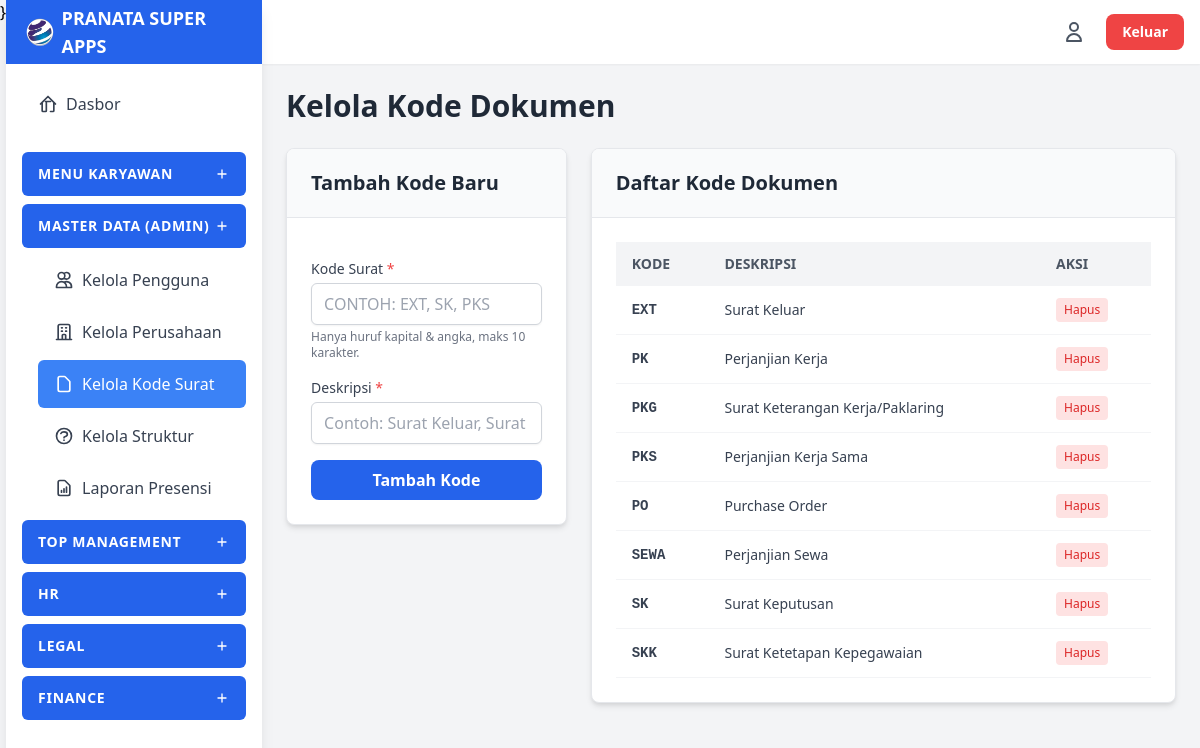
The page /modules/registry/document_codes.php (signed in) on the database its author committed.
### tables this page shows
CREATE TABLE `document_codes` (
  `id` int(11) NOT NULL,
  `kode_surat` varchar(10) NOT NULL,
  `deskripsi` varchar(255) NOT NULL
);

### modules/registry/document_codes.php (the view, shortened to what this page needs)
<?php
$page_title = "Kelola Kode Dokumen";
require dirname(dirname(__DIR__)) . '/includes/header.php';
$document_codes = [];
$conn_db = new mysqli($servername, $username, $password, $dbname);
$conn_db->set_charset("utf8mb4");
try {
    $result = $conn_db->query("SELECT id, kode_surat, deskripsi FROM document_codes ORDER BY kode_surat ASC");
    while ($row = $result->fetch_assoc()) {
        $document_codes[] = $row;
    }
} catch (Exception $e) {
     $error_message = "Error mengambil data: " . $e->getMessage();
}
require dirname(dirname(__DIR__)) . '/includes/sidebar.php';
?>
<main class="flex-1 overflow-x-hidden overflow-y-auto bg-gray-100 p-6">
    <h1 class="text-3xl font-bold text-gray-800 mb-6"><?php echo $page_title; ?></h1>
    <div class="grid grid-cols-1 md:grid-cols-3 gap-6">
        <div class="md:col-span-1">
            <div class="card border border-gray-200">
                 <div class="card-header bg-gray-50"><h2 class="text-xl font-semibold text-gray-800">Tambah Kode Baru</h2></div>
                <div class="card-content">
                     <form action="<?php echo BASE_URL; ?>/modules/registry/document_codes.php" method="POST" class="space-y-4">
                        <div>
                            <label for="kode_surat" class="form-label">Kode Surat <span class="text-red-500">*</span></label>
                            <input type="text" id="kode_surat" name="kode_surat" class="form-input uppercase-input" required maxlength="10" placeholder="Contoh: EXT, SK, PKS">
                            <p class="text-xs text-gray-500 mt-1">Hanya huruf kapital & angka, maks 10 karakter.</p>
                        </div>
                        <div>
                            <label for="deskripsi" class="form-label">Deskripsi <span class="text-red-500">*</span></label>
                            <input type="text" id="deskripsi" name="deskripsi" class="form-input" required placeholder="Contoh: Surat Keluar, Surat Keputusan">
                        </div>
                        <button type="submit" class="w-full bg-blue-600 hover:bg-blue-700 text-white px-4 py-2 rounded-lg font-semibold">Tambah Kode</button>
                     </form>
                </div>
            </div>
        </div>
        <div class="md:col-span-2">
            <div class="card border border-gray-200">
                 <div class="card-header bg-gray-50"><h2 class="text-xl font-semibold text-gray-800">Daftar Kode Dokumen</h2></div>
                 <div class="card-content overflow-x-auto">
                    <table class="w-full min-w-max">
                        <thead>
                            <tr class="bg-gray-100 text-left text-sm font-semibold text-gray-600 uppercase">
                                <th class="py-3 px-4">Kode</th>
                                <th class="py-3 px-4">Deskripsi</th>
                                <th class="py-3 px-4">Aksi</th>
                            </tr>
                        </thead>
                        <tbody class="text-gray-700 text-sm">
                            <?php if (empty($document_codes)): ?>
                                <tr>
                                    <td colspan="3" class="py-4 px-4 text-center text-gray-500">Belum ada data kode dokumen.</td>
                                </tr>
                            <?php else: ?>
                                <?php foreach ($document_codes as $code): ?>
                                    <tr class="border-b border-gray-100 hover:bg-gray-50">
                                        <td class="py-3 px-4 font-mono font-semibold"><?php echo htmlspecialchars($code['kode_surat']); ?></td>
                                        <td class="py-3 px-4"><?php echo htmlspecialchars($code['deskripsi']); ?></td>
                                        <td class="py-3 px-4">
                                            <button type="button" onclick="openDeleteModal(<?php echo $code['id']; ?>, '<?php echo htmlspecialchars(addslashes($code['kode_surat']), ENT_QUOTES); ?>')"
                                                    class="text-red-600 hover:text-red-800 font-medium text-xs bg-red-100 px-2 py-1 rounded">
                                                 Hapus
                                            </button>
                                        </td>
                                    </tr>
                                <?php endforeach; ?>
                            <?php endif; ?>
                        </tbody>
                    </table>
                 </div>
            </div>
        </div>
    </div>
</main>
<?php
require dirname(dirname(__DIR__)) . '/includes/footer.php';
?>

### includes/header.php (style rules this page uses)
.form-input { display: block; width: 100%; padding: 0.5rem 0.75rem; border: 1px solid #d1d5db; border-radius: 0.375rem; box-shadow: 0 1px 2px 0 rgba(0, 0, 0, 0.05); transition: border-color 0.2s ease-in-out, box-shadow 0.2s ease-in-out; }
.form-label { display: block; margin-bottom: 0.25rem; font-size: 0.875rem; font-weight: 500; color: #374151; }
.card { background-color: white; border-radius: 0.5rem; box-shadow: 0 4px 6px -1px rgba(0, 0, 0, 0.1), 0 2px 4px -1px rgba(0, 0, 0, 0.06); overflow: hidden; }
.card-header { padding: 1.25rem 1.5rem; border-bottom: 1px solid #e5e7eb; }
.card-content { padding: 1.5rem; }
.uppercase-input { text-transform: uppercase; }

### rows shown on the page
document_codes: kode_surat "EXT", deskripsi "Surat Keluar"
document_codes: kode_surat "PK", deskripsi "Perjanjian Kerja"
document_codes: kode_surat "PKG", deskripsi "Surat Keterangan Kerja/Paklaring"
document_codes: kode_surat "PKS", deskripsi "Perjanjian Kerja Sama"
document_codes: kode_surat "PO", deskripsi "Purchase Order"
document_codes: kode_surat "SEWA", deskripsi "Perjanjian Sewa"
document_codes: kode_surat "SK", deskripsi "Surat Keputusan"
document_codes: kode_surat "SKK", deskripsi "Surat Ketetapan Kepegawaian"

### other values the page prints
$title "MENU KARYAWAN MASTER DATA (ADMIN) TOP MANAGEMENT HR LEGAL FINANCE"
$page_title "Kelola Kode Dokumen"
